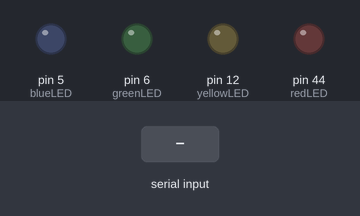
Bench run of a program on a simulated Arduino Mega 2560, built with avr-gcc and run on an emulated ATmega2560. Shown: output pins drawn as LEDs (lit = HIGH). Dashed ring = blinking. The inputs (shaded band) are chosen by the test bench. Random numbers use the default seed unless the program sets one; what the program prints to the serial monitor is not drawn.

Above: at 0.1 s.
At 1.2 s:
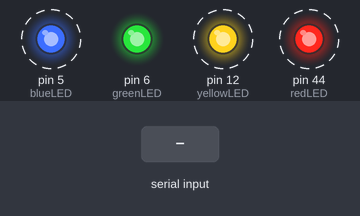
1.3 s: "90,45\n" received over Serial
At 1.68 s:
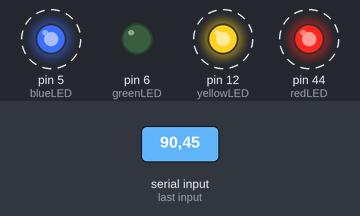
Timing chart, 0 to 10.3 s (numbered marks = the images above; inputs shaded):
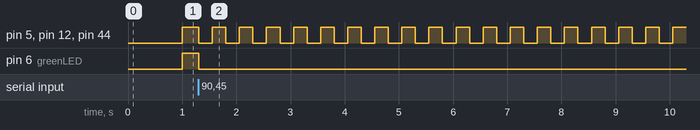

Measured:
- by itself, pin 5 (blueLED), pin 12 (yellowLED), pin 44 (redLED): alternates HIGH for 0.25 s and LOW for 0.25 s

The program:

main.cpp
```cpp
#include <Arduino.h>

int redLED = 44;
int yellowLED = 12;
int greenLED = 6;
int blueLED = 5;

int secret1;
int secret2;
int secret3;
int secret4;


int attempts = 5;
int inputCode;

int flag1 = 1;  // initally unguesed
int flag2 = 1;
int flag3 = 1;
int flag4 = 1;

unsigned long previousMillis = 0;
unsigned long currentMillis = 0;
unsigned long currentBaseDelay = 1000;  // Initial delay 1000 ms

void setup() {
  Serial.begin(9600);
  pinMode(redLED, OUTPUT);
  pinMode(yellowLED, OUTPUT);
  pinMode(greenLED, OUTPUT);
  pinMode(blueLED, OUTPUT);

  digitalWrite(redLED, LOW);
  digitalWrite(yellowLED, LOW);
  digitalWrite(greenLED, LOW);
  digitalWrite(blueLED, LOW);

  // Generate a random code
  randomSeed(analogRead(0));
  secret1 = random(0, 10);
  secret2 = random(0, 10);
  secret3 = random(0, 10);
  secret4 = random(0, 10);

  Serial.print("The secret code is ");
  Serial.print(secret1);
  Serial.print(secret2);
  Serial.print(secret3);
  Serial.println(secret4);
}

void failed() {
  Serial.println("FAIL");
  digitalWrite(redLED, HIGH);
  digitalWrite(yellowLED, HIGH);
  digitalWrite(greenLED, HIGH);
  digitalWrite(blueLED, HIGH);
  while (1);
}

void loop() {
  unsigned long currentMillis = millis();

  if (attempts <= 0) {
    failed();
  }

  if (Serial.available() >= 4) {
    inputCode = Serial.parseInt();
    int input1 = inputCode / 1000 % 10; // get digit 1
    int input2 = inputCode / 100 % 10;
    int input3 = inputCode / 10 % 10;
    int input4 = inputCode % 10;

    if (flag1 == 1 && input1 == secret1) {
      flag1 = 0;
      digitalWrite(redLED, LOW);
    }
    if (flag2 == 1 && input2 == secret2) {
      flag2 = 0;
      digitalWrite(yellowLED, LOW);
    }
    if (flag3 == 1 && input3 == secret3) {
      flag3 = 0;
      digitalWrite(greenLED, LOW);
    }
    if (flag4 == 1 && input4 == secret4) {
      flag4 = 0;
      digitalWrite(blueLED, LOW);
    }

    if (flag1 == 0 && flag2 == 0 && flag3 == 0 && flag4 == 0) {
      Serial.println("SUCCESS");
      digitalWrite(redLED, LOW);
      digitalWrite(yellowLED, LOW);
      digitalWrite(greenLED, LOW);
      digitalWrite(blueLED, LOW);
      while (1);
    }

    attempts--;
    currentBaseDelay /= 2;  // Halve the delay
  }

  if (currentMillis - previousMillis >= currentBaseDelay) {
    previousMillis = currentMillis;

    if (flag1 == 1) {
      digitalWrite(redLED, !digitalRead(redLED));
    }
    if (flag2 == 1) {
      digitalWrite(yellowLED, !digitalRead(yellowLED));
    }
    if (flag3 == 1) {
      digitalWrite(greenLED, !digitalRead(greenLED));
    }
    if (flag4 == 1) {
      digitalWrite(blueLED, !digitalRead(blueLED));
    }
  }
}
```
